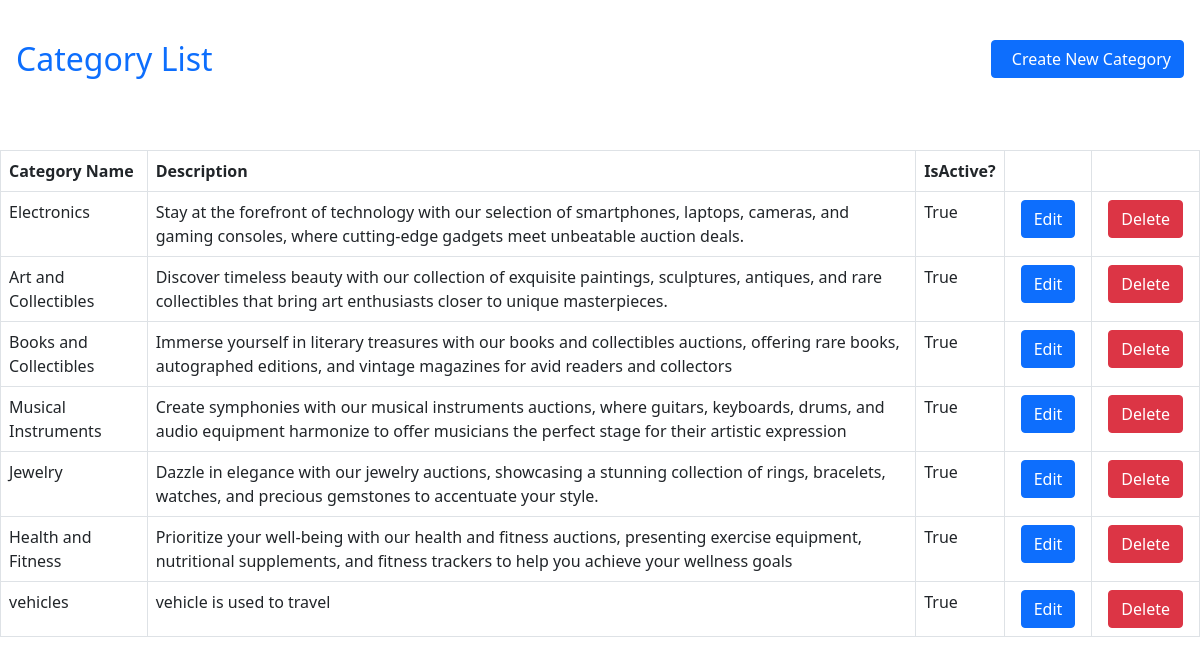
/categories/ (signed in), run on an earlier commit of the app's database.
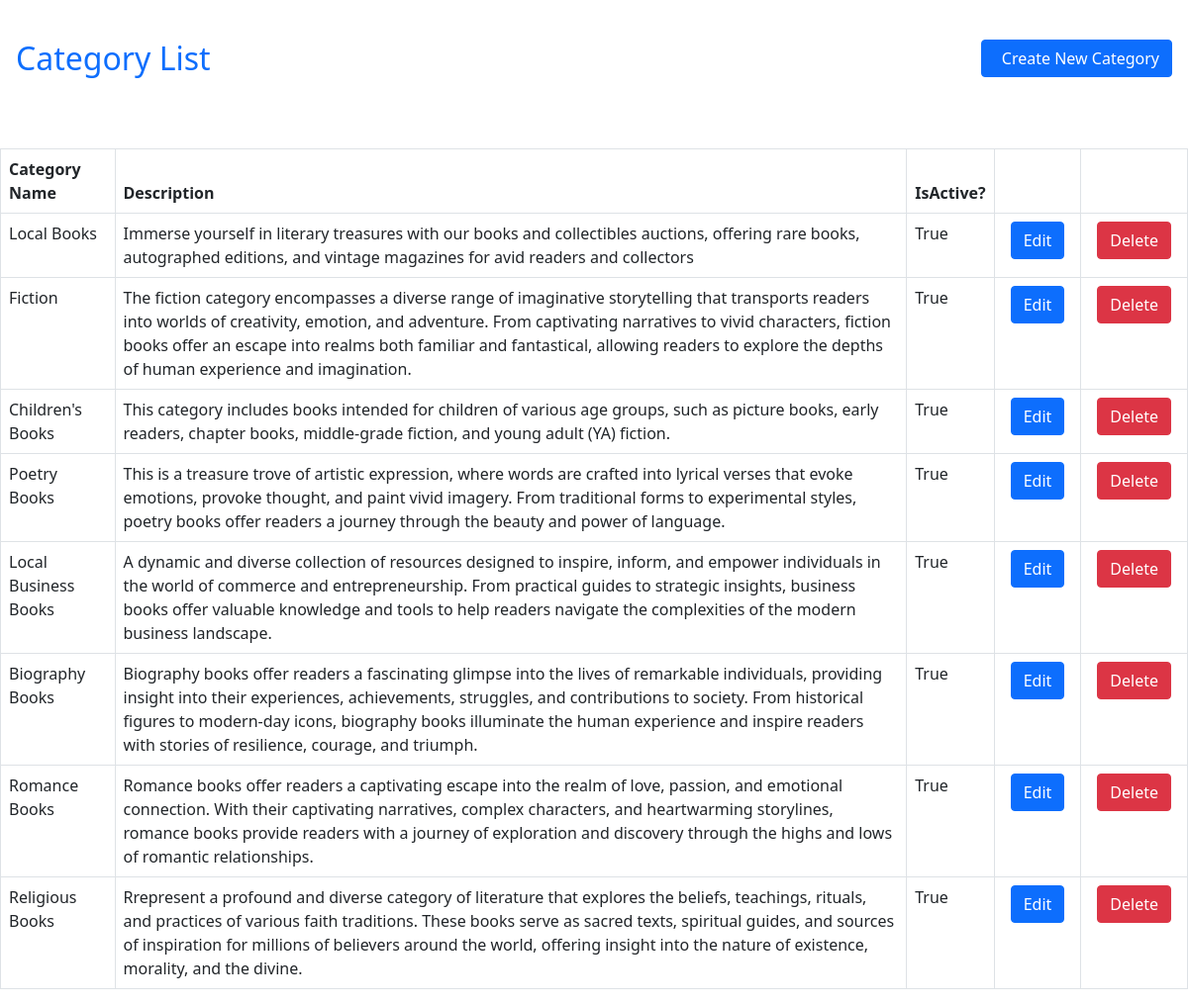
And on a later commit of the database.
### main_app/models.py (models this page shows, shortened)
class Category(models.Model):
    IS_ACTIVE_CHOICES = (
    (True, 'Active'),
    (False, 'Inactive'),
    )
    name = models.CharField(max_length=255)
    description = models.TextField()
    is_active = models.BooleanField(choices=IS_ACTIVE_CHOICES,default=True)
    created = models.DateTimeField(auto_now_add=True)
    updated = models.DateTimeField(auto_now=True)
    class Meta:
        verbose_name_plural = 'Categories'

### main_app/views.py (the view)
# urls.py: path('categories/',views.category_list,name="category-list"),
@login_required
@seller_required
def category_list(request):
    category_list = Category.objects.all()
    context = {'category_list':category_list}
    return render(request,'main_app/category/category_list.html',context)

### main_app/context_processor.py (called while the page is built, shortened)
def categories(request):
    return{
        'categories':Category.objects.all(),
    }

def get_detail(request):
    if request.user.is_authenticated:
        user = request.user
        user_id = request.user.id
        try:
            order = FinalOrder.objects.get(user=request.user)
        except FinalOrder.DoesNotExist:
            order = None  # or any other default value you want to set
        orders = get_orders_for_user(user_id)
        collateral = calculate_collateral(user,user_id, orders)
        return {'win_auction': orders, 'collateral': collateral, 'order': order}
    else:
        return {"none": 'none'}

def get_orders_for_user(user_id):
    orders = Order.objects.filter(user=user_id)
    return orders

def calculate_collateral(user,user_id, orders):
    try:
        current_bids = get_highest_bid(user)
        order = FinalOrder.objects.get(user=user_id,payment_status='pending')
    except FinalOrder.DoesNotExist:
        order = None
    user = UserBase.objects.get(id=user_id)
    total_price = sum(order.total_amount for order in orders)
    if order:
        collateral = (user.collateral * 5) - total_price - current_bids
    else:
        collateral = (user.collateral * 5)-current_bids
    return collateral

def get_highest_bid(user_id):
    auctions = Auction.objects.all()
    highest_bids = Decimal(0.0)
    user = user_id
    for auction in auctions:
        max_bid_value = None
        for bid in user.bids.filter(auction_id=auction.id):
            if max_bid_value is None or bid.bid_value > max_bid_value:
                max_bid_value = bid.bid_value
        if max_bid_value is not None:
            highest_bids += max_bid_value
    return highest_bids

### templates/main_app/category/category_list.html (shortened to what this page needs)
{% extends "base.html" %}
{% block content %}
<div class="conatiner p-3">
    <div class="row pt-4">
        <div class="col-6">
            <h2 class="text-primary">Category List</h2>
        </div>
        <div class="col-6 text-end">
            <a href="{% url 'category-create' %}" class="btn btn-primary"> &nbsp; Create New Category</a>
        </div>
    </div>
</div>
<br />
<br />
<table class="table table-bordered table-stripped" style="width:100%">
    <thead>
        <tr>
            <th>
                Category Name
            </th>
            <th>
                Description
            </th>
            <th>
                IsActive?
            </th>
            <th>
            </th>
            <th>
            </th>
        </tr>
    </thead>
    <tbody>
       {% for category in category_list%}
           <tr>
               <td>
                  {{category.name}}
               </td>
               <td>
                  {{category.description}}
               </td>
               <td>
                   {{category.is_active}}
               </td>
               <td>
                   <div class="w-100 btn-group">
                           <a href = "{% url 'category-update' category.id %}" class="btn btn-primary mx-2 ">Edit</a>
                   </div>
               </td>
                <td>
                    <div class="w-100 btn-group">
                        <button class="btn btn-danger mx-2" onclick="confirmDelete({{ category.id }})">
                             Delete
                        </button>
                    </div>
                </td>
           </tr>
        {% endfor %}
    </tbody>
</table>
{% endblock %}

### templates/base.html (shortened to what this page needs)
{% load static %}
<!DOCTYPE html>
<html lang="en">
<head>
    <link rel="stylesheet" href="https://cdn.jsdelivr.net/npm/flatpickr/dist/flatpickr.min.css">
    <link href="https://cdn.jsdelivr.net/npm/bootstrap@5.0.0-beta1/dist/css/bootstrap.min.css" rel="stylesheet">
</head>
<body >
    {% block content %}
    {% endblock %}
</body>
</html>

What changed in the data, as far as the page shows it:
removed Category: name "Electronics", description "Stay at the forefront of technology with our selection of smartphones, laptops, cameras, and gaming consoles, where cutting-edge gadgets meet unbeatable auction deals.", is_active "True"
removed Category: name "Art and Collectibles", description "Discover timeless beauty with our collection of exquisite paintings, sculptures, antiques, and rare collectibles that bring art enthusiasts closer to unique masterpieces.", is_active "True"
removed Category: name "Musical Instruments", description "Create symphonies with our musical instruments auctions, where guitars, keyboards, drums, and audio equipment harmonize to offer musicians the perfect stage for their artistic expression", is_active "True"
removed Category: name "Jewelry", description "Dazzle in elegance with our jewelry auctions, showcasing a stunning collection of rings, bracelets, watches, and precious gemstones to accentuate your style.", is_active "True"
removed Category: name "Health and Fitness", description "Prioritize your well-being with our health and fitness auctions, presenting exercise equipment, nutritional supplements, and fitness trackers to help you achieve your wellness goals", is_active "True"
removed Category: name "vehicles", description "vehicle is used to travel", is_active "True"
changed Category: name "Books and Collectibles" → "Local Books"
added Category: name "Fiction", description "The fiction category encompasses a diverse range of imaginative storytelling that transports readers into worlds of creativity, emotion, and adventure. From captivating narratives to vivid characters, fiction books offer an escape into realms both familiar and fantastical, allowing readers to explore the depths of human experience and imagination.", is_active "True"
added Category: name "Children's Books", description "This category includes books intended for children of various age groups, such as picture books, early readers, chapter books, middle-grade fiction, and young adult (YA) fiction.", is_active "True"
added Category: name "Poetry Books", description "This is a treasure trove of artistic expression, where words are crafted into lyrical verses that evoke emotions, provoke thought, and paint vivid imagery. From traditional forms to experimental styles, poetry books offer readers a journey through the beauty and power of language.", is_active "True"
added Category: name "Local Business Books", description "A dynamic and diverse collection of resources designed to inspire, inform, and empower individuals in the world of commerce and entrepreneurship. From practical guides to strategic insights, business books offer valuable knowledge and tools to help readers navigate the complexities of the modern business landscape.", is_active "True"
added Category: name "Biography Books", description "Biography books offer readers a fascinating glimpse into the lives of remarkable individuals, providing insight into their experiences, achievements, struggles, and contributions to society. From historical figures to modern-day icons, biography books illuminate the human experience and inspire readers with stories of resilience, courage, and triumph.", is_active "True"
added Category: name "Romance Books", description "Romance books offer readers a captivating escape into the realm of love, passion, and emotional connection. With their captivating narratives, complex characters, and heartwarming storylines, romance books provide readers with a journey of exploration and discovery through the highs and lows of romantic relationships.", is_active "True"
added Category: name "Religious Books", description "Rrepresent a profound and diverse category of literature that explores the beliefs, teachings, rituals, and practices of various faith traditions. These books serve as sacred texts, spiritual guides, and sources of inspiration for millions of believers around the world, offering insight into the nature of existence, morality, and the divine.", is_active "True"
